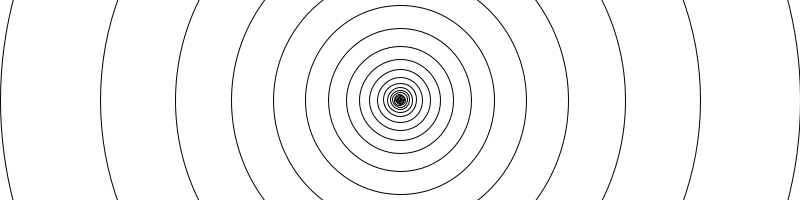
Frame 1 (no input)
Frame 2 (the mouse pressed at the canvas centre, redrawn once): identical to frame 1, image omitted

The Processing sketch that drew this single still picture (run headless with seeded random() and noise(); the mouse was pressed at the canvas centre and the sketch redrawn once):

// Processing sketch: processing_89107
// ── processing_89107.pde

// The Nature of Code
// Daniel Shiffman
// http://natureofcode.com

// Simple Recursion

void setup() {
  size(800,200);  
  smooth();
}

void draw() {
  background(255);
  drawCircle(width/2,height/2,width); 
  noLoop();
}

// Very simple function that draws one circle 
// and recursively calls itself
void drawCircle(int x, int y, float r) {
  ellipse(x, y, r, r);
  // Exit condition, stop when radius is too small
  if(r > 2) {
    r *= 0.75f;
    // Call the function inside the function! (recursion!)
    drawCircle(x, y, r);     
  }             
}
